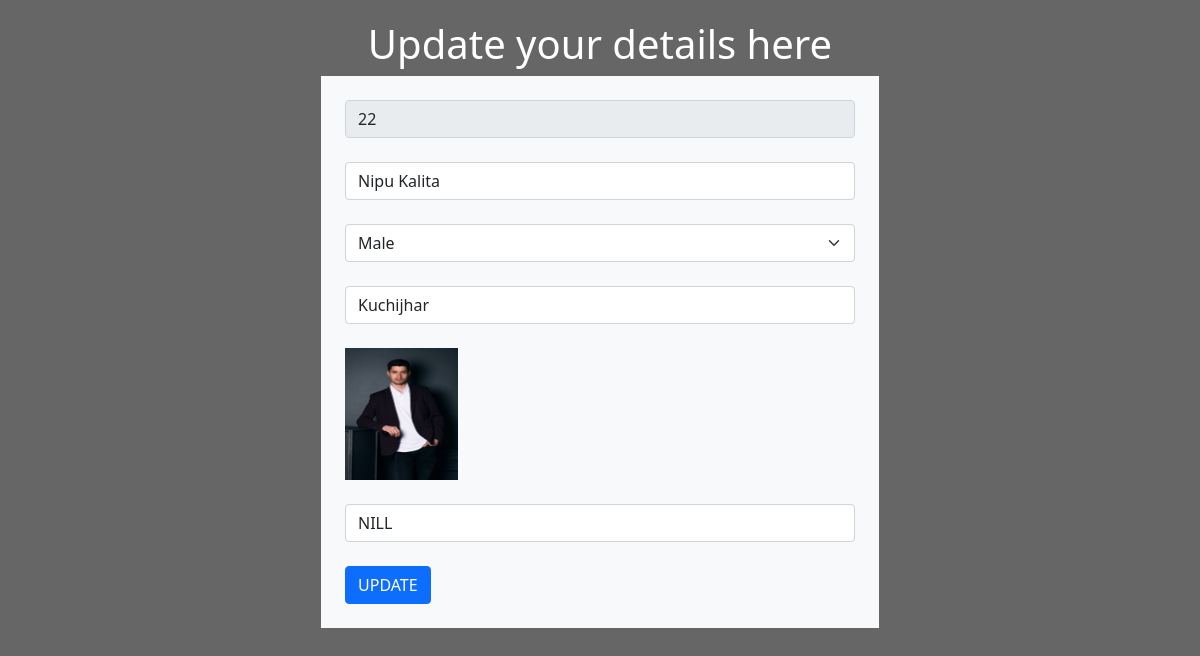
The app's page /update.php?id=22 with its own data.
### tables this page shows
CREATE TABLE `users` (
  `id` int(255) NOT NULL,
  `name` varchar(255) NOT NULL,
  `gender` varchar(10) NOT NULL,
  `address` varchar(255) NOT NULL,
  `image` varchar(255) NOT NULL,
  `i_m` varchar(255) NOT NULL,
  `date` varchar(255) NOT NULL
);

### update.php (the view, shortened to what this page needs)
<?php
include_once 'config.php';
$id = $_GET['id'];
$ssql = " select * from users where id = $id";
$squery = mysqli_query($con, $ssql);
$data = mysqli_fetch_assoc($squery);
?>
<link href="https://cdn.jsdelivr.net/npm/bootstrap@5.0.1/dist/css/bootstrap.min.css" rel="stylesheet">
<h1 class="text-center">Update your details here</h1>
<div class="container">
<form  class="col-lg-6 p-4 m-auto bg-light" method="POST" action="up.php?id=<?php echo $id;?>" enctype="multipart/form-data">
        <div class="mb-4">
            <input type="text" class="form-control" id="name" name="id" value="<?php echo $data['id'] ?>" placeholder="Name" disabled>
        </div>
        <div class="mb-4">
            <input type="text" class="form-control" id="name" name="name" placeholder="Name" value="<?php echo $data['name'] ?>"  required>
        </div>
        <select class="form-select mb-4" name="gender" id="gender" aria-label="Default select example">
            <option value="male">Male</option>
        </select>
        <div class="mb-4">
            <input type="text" class="form-control" id="name" name="address" value="<?php echo $data['address'] ?>"  required>
        </div>
        <div class="input-group mb-4">
            <img src="<?php echo $data['image'] ?>" height="132px" width="113px" alt="">
        </div>
        <div class="mb-4">
            <input type="text" class="form-control" id="name" name="i_m" value="<?php echo $data['i_m'] ?>"  required>
        </div>
        <input type="submit" class="btn btn-primary" name="update" value="UPDATE">
    </form>
</div>

### update.php (style rules this page uses)
h1 { text-align: center; color: #fff; padding-top: 20px; }

### records on screen
users: id "22", name "Nipu Kalita", address "Kuchijhar", image (picture), i_m "NILL"
